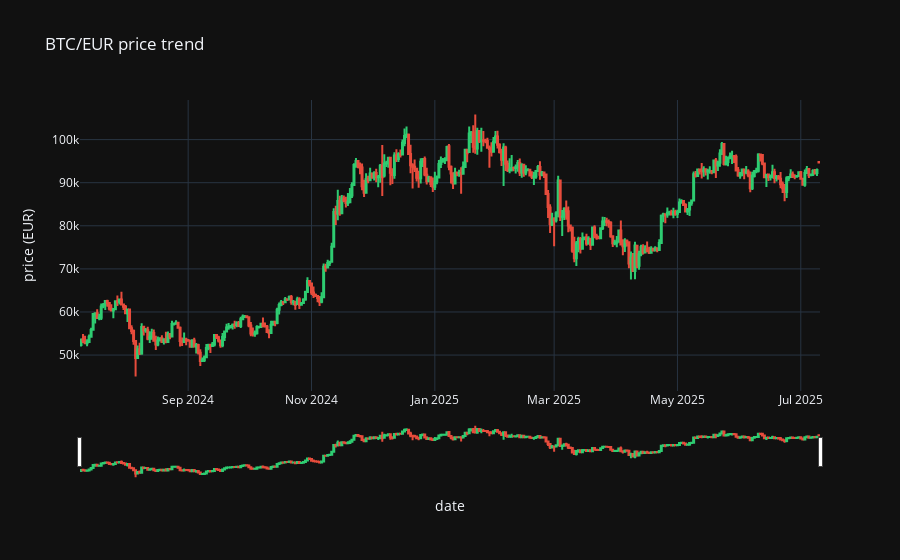

Write notebook code for a chart like this one.
### Code cell
import yfinance as yf
import plotly.graph_objects as go
import pandas as pd

CURRENCY = 'EUR'

def getData(crypto):
    data = yf.download(
        tickers=f'{crypto}-{CURRENCY}',
        period="1y",
        interval="1d",
        auto_adjust=True
    )
    return data

btc_data = getData('BTC')

if btc_data is not None:

    print("View the actual column name structure:", btc_data.columns)
    

    def get_column(data, col_type):
        for col in data.columns:
            if col_type.lower() in str(col).lower():
                return data[col]
        raise KeyError(f"can't find {col_type}")
    

    fig = go.Figure(data=[go.Candlestick(
        x=btc_data.index,
        open=get_column(btc_data, 'Open'),    
        high=get_column(btc_data, 'High'),
        low=get_column(btc_data, 'Low'),
        close=get_column(btc_data, 'Close'),
        increasing_line_color='#2ECC71',
        decreasing_line_color='#E74C3C'
    )])
    
    fig.update_layout(
        title=f'BTC/{CURRENCY} price trend',
        xaxis_title='date',
        yaxis_title=f'price ({CURRENCY})',
        template='plotly_dark',
        xaxis_rangeslider_visible=True
    )
    
    fig.show()
    

    btc_data.to_csv('btc_eur_data.csv')
else:
    print("Data acquisition failed")

### Figure 1 — Plotly figure (JSON) as saved in the notebook; plotly's stock layout.template omitted (floating-point values rounded to 4 significant figures; data arrays with more than 128 entries replaced by an {"elided": "..."} marker saying what was removed)
{"data": [{"close": {"elided": "366 float values"}, "decreasing": {"line": {"color": "#E74C3C"}}, "high": {"elided": "366 float values"}, "increasing": {"line": {"color": "#2ECC71"}}, "low": {"elided": "366 float values"}, "open": {"elided": "366 float values"}, "type": "candlestick", "x": {"elided": "366 str values"}}], "layout": {"autosize": true, "title": {"text": "BTC/EUR price trend"}, "xaxis": {"autorange": false, "range": ["2024-07-09 12:00", "2025-07-10 12:00"], "rangeslider": {"autorange": true, "range": ["2024-07-09 12:00", "2025-07-10 12:00"], "visible": true, "yaxis": {"_template": null, "rangemode": "match"}}, "title": {"text": "date"}, "type": "date"}, "yaxis": {"autorange": true, "range": [41660.0, 109200.0], "title": {"text": "price (EUR)"}}}}
